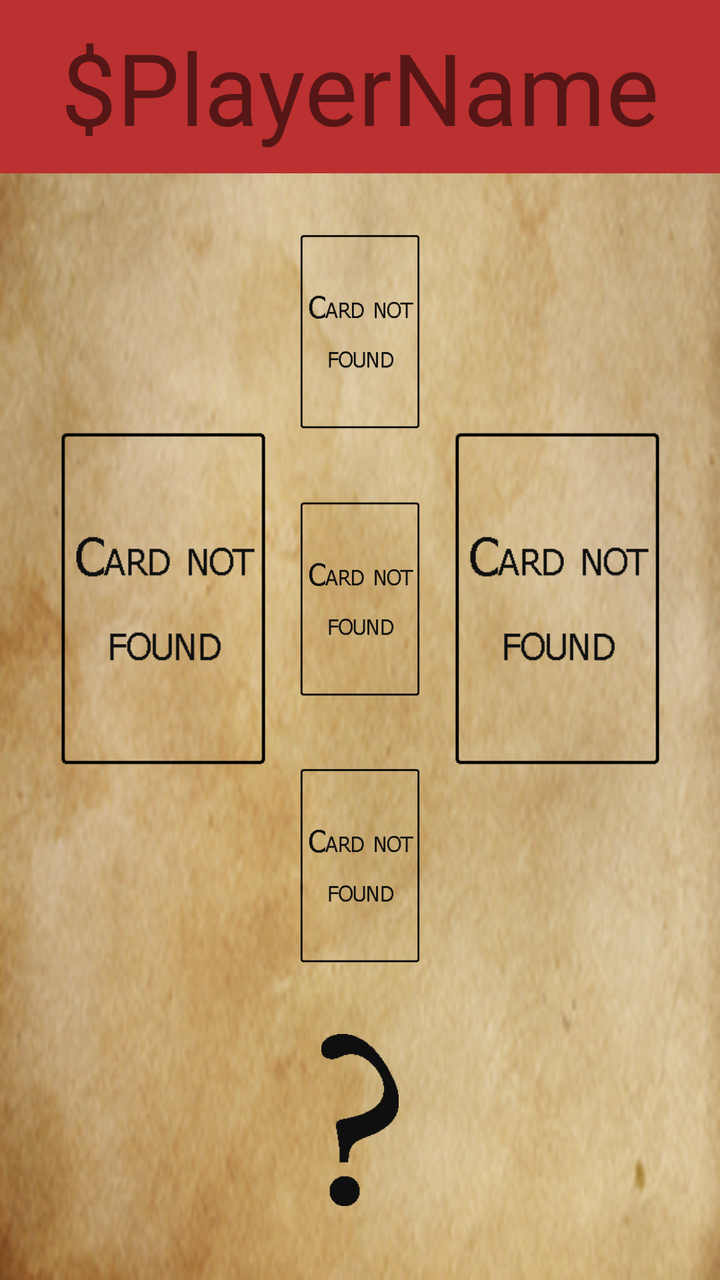
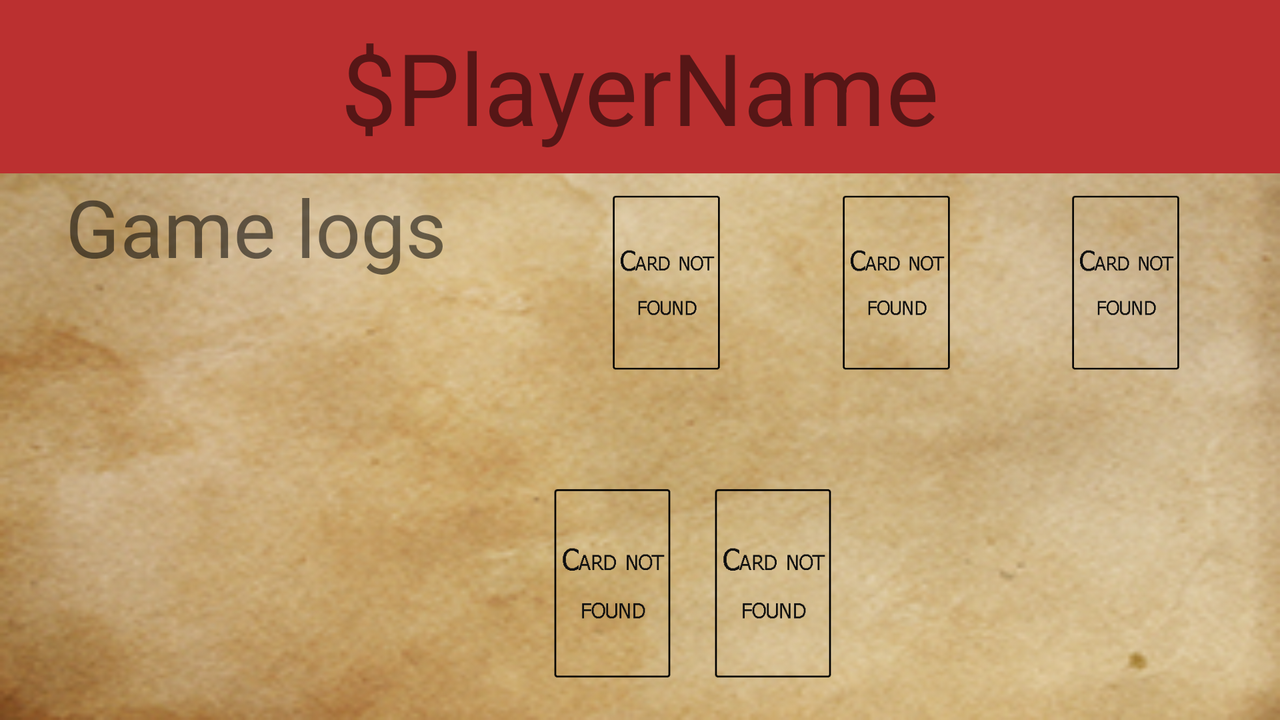

The same Android screen from two of the app's own layout files: first res/layout/ as a phone draws it, then the repository's variant for another configuration, drawn on a device whose configuration selects that folder. Both files follow.
<!-- AndroidManifest.xml: application theme RedOrBlack -->
<!-- res/layout/activity_phase3.xml -->
<?xml version="1.0" encoding="utf-8"?>
<android.support.constraint.ConstraintLayout
    xmlns:android="http://schemas.android.com/apk/res/android"
    xmlns:app="http://schemas.android.com/apk/res-auto"
    xmlns:tools="http://schemas.android.com/tools"
    android:id="@+id/layout_phase3"
    android:layout_width="match_parent"
    android:layout_height="match_parent"
    tools:context="com.stl.tpalt.redorblack.activities.Phase3Activity"
    android:background="@drawable/parchmentmini">

    <include
        android:id="@+id/header"
        layout="@layout/header"/>

    <android.support.constraint.ConstraintLayout
        android:layout_width="0dp"
        android:layout_height="0dp"
        app:layout_constraintTop_toBottomOf="@id/header"
        app:layout_constraintBottom_toBottomOf="@id/guidelinebot"
        app:layout_constraintLeft_toLeftOf="parent"
        app:layout_constraintRight_toRightOf="parent">

        <ImageView
            android:id="@+id/phase3_card_mycard1"
            android:layout_width="wrap_content"
            android:layout_height="0dp"
            android:adjustViewBounds="true"
            android:src="@drawable/errorcard"
            android:layout_margin="@dimen/maincardsmargin"
            app:layout_constraintHorizontal_bias="0.75"
            app:layout_constraintLeft_toLeftOf="parent"
            app:layout_constraintRight_toRightOf="@id/guidelineleft"
            app:layout_constraintTop_toTopOf="@id/guidelinetop"
            app:layout_constraintBottom_toBottomOf="@id/guidelinemid"
            tools:ignore="ContentDescription" />
        <ImageView
            android:id="@+id/phase3_card_mycard2"
            android:layout_width="wrap_content"
            android:layout_height="0dp"
            android:adjustViewBounds="true"
            android:src="@drawable/errorcard"
            android:layout_margin="@dimen/maincardsmargin"
            app:layout_constraintHorizontal_bias="0.25"
            app:layout_constraintLeft_toLeftOf="@id/guidelineright"
            app:layout_constraintRight_toRightOf="parent"
            app:layout_constraintTop_toTopOf="@id/guidelinetop"
            app:layout_constraintBottom_toBottomOf="@id/guidelinemid"
            tools:ignore="ContentDescription" />

        <ImageView
            android:id="@+id/phase3_card_inter"
            android:layout_width="0dp"
            android:layout_height="wrap_content"
            android:adjustViewBounds="true"
            android:src="@drawable/errorcard"
            android:layout_margin="5dp"
            android:onClick="onInterClicked"
            app:layout_constraintLeft_toLeftOf="@id/guidelineleft"
            app:layout_constraintTop_toTopOf="parent"
            app:layout_constraintRight_toRightOf="@id/guidelineright"
            app:layout_constraintBottom_toTopOf="@id/phase3_card_equals"
            tools:ignore="ContentDescription" />

        <ImageView
            android:id="@+id/phase3_card_equals"
            android:layout_width="0dp"
            android:layout_height="wrap_content"
            android:adjustViewBounds="true"
            android:src="@drawable/errorcard"
            android:layout_margin="5dp"
            android:onClick="onEqualsClicked"
            app:layout_constraintLeft_toLeftOf="@id/guidelineleft"
            app:layout_constraintRight_toRightOf="@id/guidelineright"
            app:layout_constraintTop_toBottomOf="@id/phase3_card_inter"
            app:layout_constraintBottom_toTopOf="@id/phase3_card_exter"
            tools:ignore="ContentDescription" />

        <ImageView
            android:id="@+id/phase3_card_exter"
            android:layout_width="0dp"
            android:layout_height="wrap_content"
            android:adjustViewBounds="true"
            android:src="@drawable/errorcard"
            android:layout_margin="5dp"
            android:onClick="onExterClicked"
            app:layout_constraintLeft_toLeftOf="@id/guidelineleft"
            app:layout_constraintRight_toRightOf="@id/guidelineright"
            app:layout_constraintTop_toBottomOf="@id/phase3_card_equals"
            app:layout_constraintBottom_toBottomOf="parent"
            tools:ignore="ContentDescription" />


        <android.support.constraint.Guideline
            android:id="@+id/guidelinetop"
            android:layout_width="wrap_content"
            android:layout_height="0dp"
            android:orientation="horizontal"
            app:layout_constraintGuide_percent="0.3" />

        <android.support.constraint.Guideline
            android:id="@+id/guidelinemid"
            android:layout_width="wrap_content"
            android:layout_height="0dp"
            android:orientation="horizontal"
            app:layout_constraintGuide_percent="0.7" />

        <android.support.constraint.Guideline
            android:id="@+id/guidelineleft"
            android:layout_width="wrap_content"
            android:layout_height="wrap_content"
            android:orientation="vertical"
            app:layout_constraintGuide_percent="0.4" />

        <android.support.constraint.Guideline
            android:id="@+id/guidelineright"
            android:layout_width="wrap_content"
            android:layout_height="wrap_content"
            android:orientation="vertical"
            app:layout_constraintGuide_percent="0.6" />
    </android.support.constraint.ConstraintLayout>


    <ImageView
        android:id="@+id/questionmark"
        android:layout_width="0dp"
        android:layout_height="0dp"
        android:padding="5dp"
        android:src="@drawable/questionmark"
        app:layout_constraintBottom_toBottomOf="@id/guidelinebotbot"
        app:layout_constraintLeft_toLeftOf="parent"
        app:layout_constraintRight_toRightOf="parent"
        app:layout_constraintTop_toTopOf="@id/guidelinebot"
        tools:ignore="ContentDescription" />
    <TextView
        android:id="@+id/tv_winorlose"
        android:layout_width="0dp"
        android:layout_height="wrap_content"
        android:gravity="center"
        android:text="WinOrLose"
        android:textColor="@color/tv_winorlose"
        android:textSize="@dimen/WinOrLose"
        android:visibility="invisible"
        app:layout_constraintLeft_toLeftOf="parent"
        app:layout_constraintRight_toRightOf="parent"
        app:layout_constraintTop_toTopOf="@id/guidelinebot"
        tools:ignore="HardcodedText" />

    <TextView
        android:id="@+id/tv_drinkorgive"
        android:layout_width="0dp"
        android:layout_height="wrap_content"
        android:gravity="center"
        android:text="drinkorgive"
        android:textSize="@dimen/DrinkOrGive"
        android:visibility="invisible"
        app:layout_constraintLeft_toLeftOf="parent"
        app:layout_constraintRight_toRightOf="parent"
        app:layout_constraintTop_toBottomOf="@id/tv_winorlose"
        tools:ignore="HardcodedText" />
    <android.support.constraint.Guideline
        android:id="@+id/guidelinebot"
        android:layout_width="match_parent"
        android:layout_height="0dp"
        android:orientation="horizontal"
        app:layout_constraintGuide_percent="0.8" />

    <android.support.constraint.Guideline
        android:id="@+id/guidelinebotbot"
        android:layout_width="match_parent"
        android:layout_height="0dp"
        android:orientation="horizontal"

        app:layout_constraintGuide_percent="0.95" />


</android.support.constraint.ConstraintLayout>
<!-- res/layout/header.xml (included above) -->
<?xml version="1.0" encoding="utf-8"?>
<android.support.constraint.ConstraintLayout
    android:id="@+id/header"
    xmlns:android="http://schemas.android.com/apk/res/android"
    xmlns:app="http://schemas.android.com/apk/res-auto"
    xmlns:tools="http://schemas.android.com/tools"
    android:layout_width="match_parent"
    android:layout_height="wrap_content"
    tools:context="com.stl.tpalt.redorblack.activities.TemplatePhasesActivity"
    app:layout_constraintTop_toTopOf="parent"
    android:background="#BB3030">

    <TextView
        android:id="@+id/tv_header"
        android:layout_width="wrap_content"
        android:layout_height="wrap_content"
        android:text="$PlayerName"
        android:textSize="@dimen/header_playername"
        android:maxLines="1"
        android:padding="10dp"
        tools:ignore="HardcodedText"
        app:layout_constraintRight_toRightOf="parent"
        app:layout_constraintLeft_toLeftOf="parent"/>
</android.support.constraint.ConstraintLayout>
<!-- resources referenced by this layout -->
<resources>
  <dimen name="DrinkOrGive">20sp</dimen>
  <dimen name="WinOrLose">30sp</dimen>
  <dimen name="header_playername">50sp</dimen>
  <dimen name="maincardsmargin">0dp</dimen>
  <!-- drawable errorcard: png bitmap (drawable, 1818 bytes) -->
  <!-- drawable parchmentmini: png bitmap (drawable, 128585 bytes) -->
  <!-- drawable questionmark: png bitmap (drawable, 972 bytes) -->
  <style name="RedOrBlack" parent="Theme.AppCompat.Light.DarkActionBar">
          <item name="android:windowNoTitle">true</item>
          <item name="android:windowActionBar">false</item>
          <item name="android:windowFullscreen">true</item>
          <item name="android:windowContentOverlay">@null</item>
          <item name="windowActionBar">false</item>
          <item name="windowNoTitle">true</item>
      </style>
</resources>
<!-- res/layout-land/activity_phase3.xml (the repository's variant of the layout above) -->
<!-- drawn on the phone turned sideways -->
<?xml version="1.0" encoding="utf-8"?>
<android.support.constraint.ConstraintLayout xmlns:android="http://schemas.android.com/apk/res/android"
    xmlns:app="http://schemas.android.com/apk/res-auto"
    xmlns:tools="http://schemas.android.com/tools"
    android:id="@+id/layout_phase3"
    android:layout_width="match_parent"
    android:layout_height="match_parent"
    android:background="@drawable/parchmentmini"
    tools:context="com.stl.tpalt.redorblack.activities.Phase3Activity">

    <android.support.constraint.Guideline
        android:id="@+id/separator"
        android:layout_width="0dp"
        android:layout_height="match_parent"
        android:orientation="vertical"
        app:layout_constraintGuide_percent="0.4" />

    <include
        android:id="@+id/header"
        layout="@layout/header" />

    <include
        layout="@layout/random_event"
        android:visibility="gone"/>

    <android.support.constraint.ConstraintLayout
        android:layout_width="0dp"
        android:layout_height="0dp"
        app:layout_constraintBottom_toBottomOf="parent"
        app:layout_constraintLeft_toLeftOf="@id/separator"
        app:layout_constraintRight_toRightOf="parent"
        app:layout_constraintTop_toBottomOf="@id/header">

        <android.support.constraint.Guideline
            android:id="@+id/guidelineseparatormycardandbuttons"
            android:layout_width="wrap_content"
            android:layout_height="wrap_content"
            android:orientation="horizontal"
            app:layout_constraintGuide_percent="0.4"/>
        <android.support.constraint.Guideline
            android:id="@+id/guidelinesecondseparatormycardandbuttons"
            android:layout_width="wrap_content"
            android:layout_height="wrap_content"
            android:orientation="horizontal"
            app:layout_constraintGuide_percent="0.5"/>

        <ImageView
            android:id="@+id/phase3_card_mycard1"
            android:layout_width="wrap_content"
            android:layout_height="0dp"
            android:layout_margin="@dimen/maincardsmarginTablet"
            android:adjustViewBounds="true"
            android:src="@drawable/errorcard"
            app:layout_constraintBottom_toBottomOf="parent"
            app:layout_constraintLeft_toLeftOf="parent"
            app:layout_constraintTop_toBottomOf="@id/guidelinesecondseparatormycardandbuttons"
            tools:ignore="ContentDescription" />

        <ImageView
            android:id="@+id/phase3_card_mycard2"
            android:layout_width="wrap_content"
            android:layout_height="0dp"
            android:layout_margin="@dimen/maincardsmarginTablet"
            android:adjustViewBounds="true"
            android:src="@drawable/errorcard"
            app:layout_constraintBottom_toBottomOf="parent"
            app:layout_constraintLeft_toRightOf="@id/phase3_card_mycard1"
            app:layout_constraintTop_toBottomOf="@id/guidelinesecondseparatormycardandbuttons"
            tools:ignore="ContentDescription" />

        <TextView
            android:id="@+id/tv_winorlose"
            android:layout_width="wrap_content"
            android:layout_height="wrap_content"
            android:gravity="center"
            android:text="WinOrLose"
            android:textColor="@color/tv_winorlose"
            android:textSize="@dimen/WinOrLoseTablet"
            android:visibility="invisible"
            app:layout_constraintVertical_chainStyle="packed"
            app:layout_constraintTop_toBottomOf="@id/guidelineseparatormycardandbuttons"
            app:layout_constraintLeft_toRightOf="@id/phase3_card_mycard2"
            app:layout_constraintRight_toRightOf="parent"
            app:layout_constraintBottom_toTopOf="@id/tv_drinkorgive"
            tools:ignore="HardcodedText" />

        <TextView
            android:id="@+id/tv_drinkorgive"
            android:layout_width="wrap_content"
            android:layout_height="wrap_content"
            android:gravity="center"
            android:text="drinkorgive"
            android:textSize="@dimen/DrinkOrGiveTablet"
            android:visibility="invisible"
            app:layout_constraintVertical_chainStyle="packed"
            app:layout_constraintLeft_toRightOf="@id/phase3_card_mycard2"
            app:layout_constraintRight_toRightOf="parent"
            app:layout_constraintTop_toBottomOf="@id/tv_winorlose"
            app:layout_constraintBottom_toBottomOf="parent"
            tools:ignore="HardcodedText" />

        <ImageView
            android:clickable="false"
            android:padding="5dp"
            android:id="@+id/questionmark"
            android:layout_width="0dp"
            android:layout_height="0dp"
            android:layout_margin="100dp"
            android:src="@drawable/questionmark"
            app:layout_constraintLeft_toRightOf="@id/phase3_card_mycard2"
            app:layout_constraintRight_toRightOf="parent"
            app:layout_constraintBottom_toBottomOf="parent"
            app:layout_constraintTop_toBottomOf="@id/guidelineseparatormycardandbuttons"
            tools:ignore="ContentDescription" />

        <ImageView
            android:id="@+id/phase3_card_inter"
            android:layout_width="wrap_content"
            android:layout_height="0dp"
            android:layout_margin="10dp"
            android:adjustViewBounds="true"
            android:onClick="onInterClicked"
            android:src="@drawable/errorcard"
            app:layout_constraintBottom_toTopOf="@id/guidelineseparatormycardandbuttons"
            app:layout_constraintLeft_toLeftOf="parent"
            app:layout_constraintRight_toLeftOf="@id/phase3_card_equals"
            app:layout_constraintTop_toTopOf="parent"
            tools:ignore="ContentDescription" />

        <ImageView
            android:id="@+id/phase3_card_equals"
            android:layout_width="wrap_content"
            android:layout_height="0dp"
            android:layout_margin="10dp"
            android:adjustViewBounds="true"
            android:onClick="onEqualsClicked"
            android:src="@drawable/errorcard"
            app:layout_constraintBottom_toTopOf="@id/guidelineseparatormycardandbuttons"
            app:layout_constraintLeft_toRightOf="@id/phase3_card_inter"
            app:layout_constraintRight_toLeftOf="@id/phase3_card_exter"
            app:layout_constraintTop_toTopOf="parent"
            tools:ignore="ContentDescription" />

        <ImageView
            android:id="@+id/phase3_card_exter"
            android:layout_width="wrap_content"
            android:layout_height="0dp"
            android:layout_margin="10dp"
            android:adjustViewBounds="true"
            android:onClick="onExterClicked"
            android:src="@drawable/errorcard"
            app:layout_constraintBottom_toTopOf="@id/guidelineseparatormycardandbuttons"
            app:layout_constraintLeft_toRightOf="@id/phase3_card_equals"
            app:layout_constraintRight_toRightOf="parent"
            app:layout_constraintTop_toTopOf="parent"
            tools:ignore="ContentDescription" />


    </android.support.constraint.ConstraintLayout>

    <include
        android:id="@+id/appLog"
        layout="@layout/applog_activity"
        android:layout_width="0dp"
        android:layout_height="0dp"
        app:layout_constraintBottom_toBottomOf="parent"
        app:layout_constraintLeft_toLeftOf="parent"
        app:layout_constraintRight_toRightOf="@id/separator"
        app:layout_constraintTop_toBottomOf="@id/header"
        tools:ignore="InconsistentLayout" />


</android.support.constraint.ConstraintLayout>
<!-- res/layout/random_event.xml (included above) -->
<?xml version="1.0" encoding="utf-8"?>
<android.support.constraint.ConstraintLayout
    android:id="@+id/random_layout"
    xmlns:android="http://schemas.android.com/apk/res/android"
    android:layout_width="match_parent"
    android:layout_height="match_parent"
    xmlns:app="http://schemas.android.com/apk/res-auto"
    android:background="#33AAFF"
    android:clickable="false">
    <View
        android:layout_width="match_parent"
        android:layout_height="match_parent"
        android:id="@+id/myRectangleView"
        android:background="#44BBFF"/>
    <TextView
        android:layout_width="wrap_content"
        android:layout_height="wrap_content"
        app:layout_constraintTop_toTopOf="parent"
        app:layout_constraintRight_toRightOf="parent"
        app:layout_constraintLeft_toLeftOf="parent"
        app:layout_constraintBottom_toBottomOf="parent"
        android:text="@string/random_double"
        android:textColor="#FFF"
        android:textSize="40sp"
        android:gravity="center"
        android:textStyle="bold"
        android:padding="30dp"/>

</android.support.constraint.ConstraintLayout>
<!-- res/layout/applog_activity.xml (included above) -->
<?xml version="1.0" encoding="utf-8"?>
<android.support.constraint.ConstraintLayout
    xmlns:android="http://schemas.android.com/apk/res/android"
    xmlns:app="http://schemas.android.com/apk/res-auto"
    android:layout_width="match_parent"
    android:layout_height="match_parent">

    <TextView
        android:id="@+id/titleLogs"
        android:layout_width="match_parent"
        android:layout_height="wrap_content"
        android:gravity="center"
        android:text="@string/historique_de_la_partie"
        android:textSize="40sp" />

    <ListView
        android:id="@+id/listview_loglist"
        android:layout_width="match_parent"
        android:layout_height="0dp"
        android:background="#00000000"
        android:divider="@drawable/listview_divider"
        android:padding="20dp"
        app:layout_constraintTop_toBottomOf="@+id/titleLogs" />

</android.support.constraint.ConstraintLayout>
<!-- resources referenced by the variant -->
<!-- as the phone turned sideways resolves them -->
<resources>
  <dimen name="DrinkOrGiveTablet">30sp</dimen>
  <dimen name="WinOrLoseTablet">40sp</dimen>
  <dimen name="header_playername">50sp</dimen>
  <dimen name="maincardsmarginTablet">20dp</dimen>
  <!-- drawable errorcard: png bitmap (drawable, 1818 bytes) -->
  <!-- drawable listview_divider: png bitmap (drawable, 322 bytes) -->
  <!-- drawable parchmentmini: png bitmap (drawable, 128585 bytes) -->
  <!-- drawable questionmark: png bitmap (drawable, 972 bytes) -->
  <string name="historique_de_la_partie">Game logs</string>
  <string name="random_double">Sips are dubbed for this turn !!</string>
  <style name="RedOrBlack" parent="Theme.AppCompat.Light.DarkActionBar">
          <item name="android:windowNoTitle">true</item>
          <item name="android:windowActionBar">false</item>
          <item name="android:windowFullscreen">true</item>
          <item name="android:windowContentOverlay">@null</item>
          <item name="windowActionBar">false</item>
          <item name="windowNoTitle">true</item>
      </style>
</resources>
